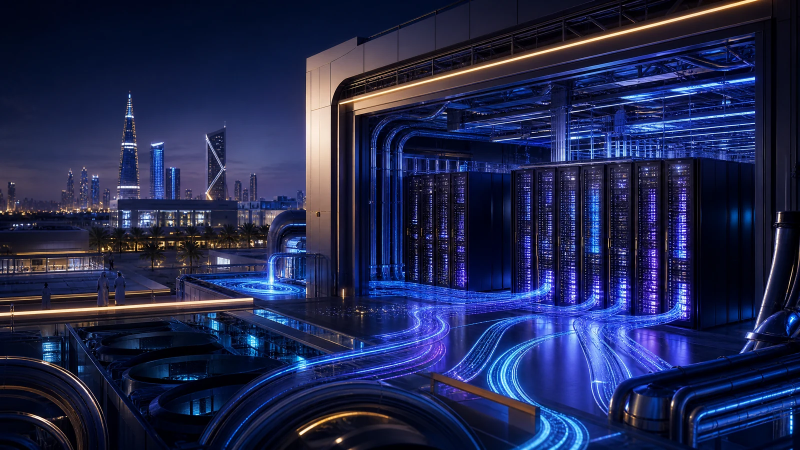
#> input picture content/leap-deepfest-2026/images/final/001-aws-to-launch-saudi-cloud-region-in-december-2026-with-humain-ai-zone.webp, 1600 x 900 px (shown at 1/2 size)
$ python build-leap-image-contact-sheets.py
#> lines starting #> are read from the running program, lines starting #| are printed output that depends on the picture
#!/usr/bin/env python3
from pathlib import Path
from PIL import Image, ImageDraw, ImageFont

ROOT = Path(__file__).resolve().parents[1]
SOURCE = ROOT / "content" / "leap-deepfest-2026" / "images" / "final"
OUT = ROOT / "content" / "leap-deepfest-2026" / "images" / "qa-sheets"

OUT.mkdir(parents=True, exist_ok=True)
files = sorted(SOURCE.glob("*.webp"))
font = ImageFont.load_default()
for sheet_index in range(4):
    subset = files[sheet_index * 25:(sheet_index + 1) * 25]
    sheet = Image.new("RGB", (1600, 1000), "#08111f")
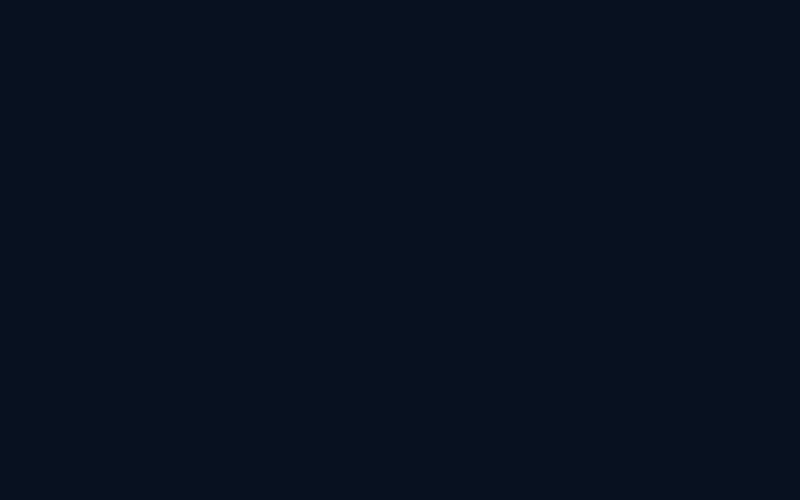
#> sheet: PIL image 1600x1000 RGB (shown at 1/2 size); mean R, G, B 8, 17, 31
    draw = ImageDraw.Draw(sheet)
    for index, file_path in enumerate(subset):
        row, col = divmod(index, 5)
        with Image.open(file_path) as image:
#> image is the input picture: PIL image 1600x900 RGB; mean R, G, B 33.5, 39.8, 79.1
            thumb = image.convert("RGB").resize((310, 174), Image.Resampling.LANCZOS)
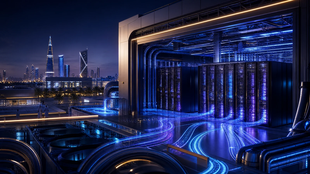
#> thumb: PIL image 310x174 RGB; mean R, G, B 33.5, 39.8, 79
        x, y = col * 320 + 5, row * 200 + 5
        sheet.paste(thumb, (x, y))
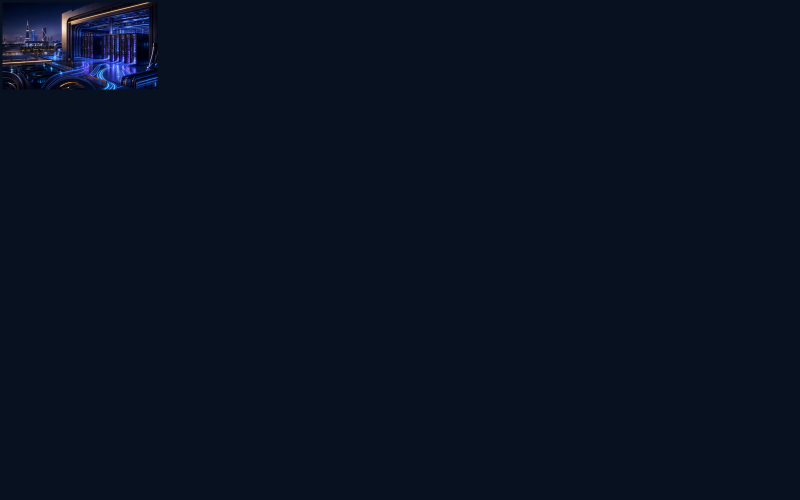
#> sheet: PIL image 1600x1000 RGB (shown at 1/2 size); mean R, G, B 8.9, 17.8, 32.6
        label = file_path.name.split("-", 1)[0]
        draw.rectangle((x, y + 174, x + 310, y + 194), fill="#111d31")
        draw.text((x + 6, y + 178), label, fill="white", font=font)
    sheet.save(OUT / f"images-{sheet_index * 25 + 1:03d}-{(sheet_index + 1) * 25:03d}.jpg", quality=88)
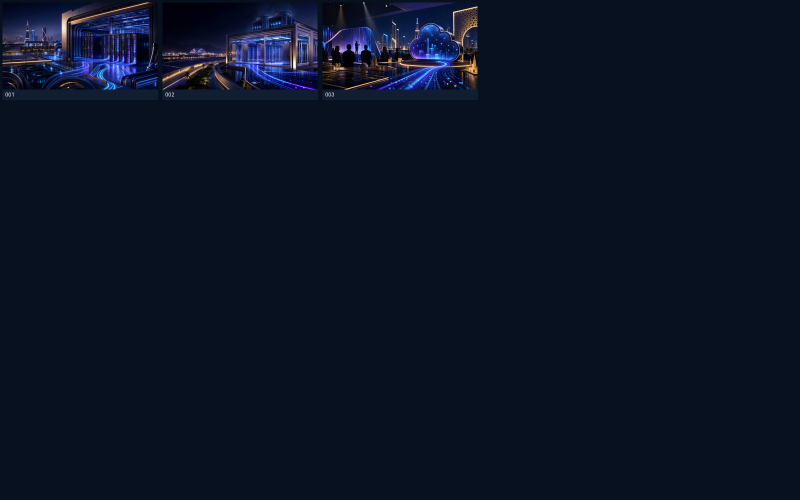
#> saved as images-001-025.jpg: PIL image 1600x1000 RGB (shown at 1/2 size); mean R, G, B 10.9, 19.4, 35.7
print(f"created=4 images={len(files)} output={OUT}")
